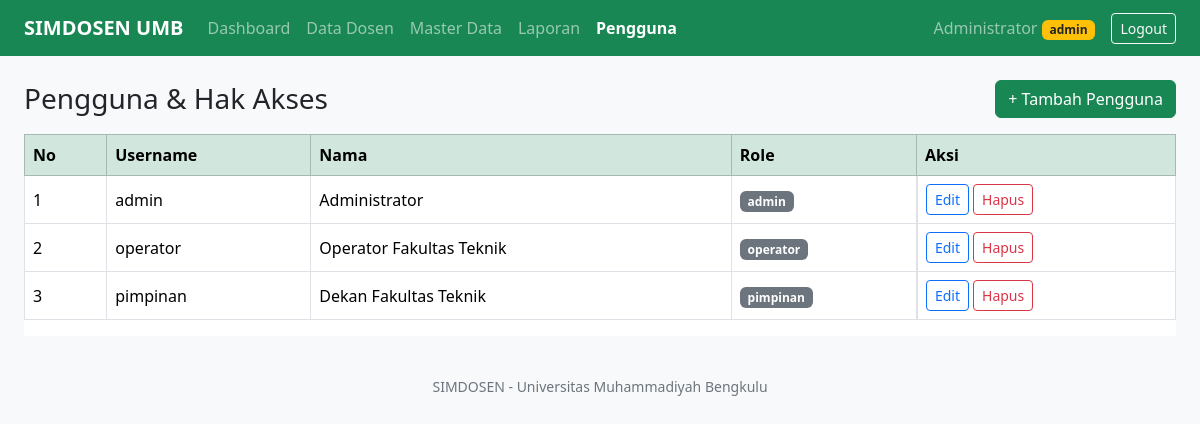
/users.php (signed in), run on the app's committed database.
### tables this page shows
CREATE TABLE users (
  id INT AUTO_INCREMENT PRIMARY KEY,
  username VARCHAR(50) NOT NULL UNIQUE,
  password VARCHAR(255) NOT NULL,
  nama VARCHAR(100) NOT NULL,
  role_id INT NOT NULL,
  api_token VARCHAR(64) NULL,
  created_at TIMESTAMP DEFAULT CURRENT_TIMESTAMP,
  FOREIGN KEY (role_id) REFERENCES roles(id)
);

CREATE TABLE roles (
  id INT AUTO_INCREMENT PRIMARY KEY,
  nama VARCHAR(30) NOT NULL UNIQUE,
  keterangan VARCHAR(150)
);

### includes/auth.php (called while the page is built, shortened)
<?php
require_once __DIR__.'/koneksi.php';
function current_user(): ?array { return $_SESSION['user'] ?? null; }
function role_can(string $role, string $perm): bool { return in_array($perm, PERMISSIONS[$role] ?? [], true); }
function can(string $perm): bool { $u = current_user(); return $u !== null && role_can($u['role'], $perm); }

### includes/koneksi.php (called while the page is built, shortened)
<?php
function db(): PDO {
  static $pdo = null;
  if (!$pdo) {
    try {
      $pdo = new PDO('mysql:host='.DB_HOST.';dbname='.DB_NAME.';charset=utf8mb4', DB_USER, DB_PASS, [
        PDO::ATTR_ERRMODE => PDO::ERRMODE_EXCEPTION,
        PDO::ATTR_DEFAULT_FETCH_MODE => PDO::FETCH_ASSOC,
      ]);
    } catch (PDOException $e) {
      http_response_code(500);
      header('Content-Type: text/plain; charset=utf-8');
      exit('Koneksi database gagal: '.$e->getMessage());
    }
  }
  return $pdo;
}
function h($s): string { return htmlspecialchars((string)$s, ENT_QUOTES, 'UTF-8'); }

### users.php (the view, shortened to what this page needs)
<?php
require_once __DIR__.'/includes/auth.php';
$rows = db()->query('SELECT u.id, u.username, u.nama, r.nama AS role FROM users u JOIN roles r ON r.id = u.role_id ORDER BY u.id')->fetchAll();
require __DIR__.'/includes/header.php';
?>
<div class="d-flex justify-content-between align-items-center mb-3">
  <h3 class="mb-0">Pengguna & Hak Akses</h3><a class="btn btn-success" href="user_form.php">+ Tambah Pengguna</a>
</div>
<div class="table-responsive bg-white"><table class="table table-bordered align-middle">
<thead class="table-success"><tr><th>No</th><th>Username</th><th>Nama</th><th>Role</th><th>Aksi</th></tr></thead>
<?php foreach ($rows as $i => $r): ?>
<tr><td><?= $i + 1 ?></td><td><?= h($r['username']) ?></td><td><?= h($r['nama']) ?></td><td><span class="badge text-bg-secondary"><?= h($r['role']) ?></span></td>
<td class="d-flex gap-1"><a class="btn btn-sm btn-outline-primary" href="user_form.php?id=<?= $r['id'] ?>">Edit</a>
<form method="post" onsubmit="return confirm('Hapus pengguna ini?')"><?= csrf_field() ?><input type="hidden" name="id" value="<?= $r['id'] ?>"><button class="btn btn-sm btn-outline-danger">Hapus</button></form></td></tr>
<?php endforeach; ?>
</table></div>
<?php require __DIR__.'/includes/footer.php'; ?>

### includes/header.php (shortened to what this page needs)
<?php
$u = current_user();
$halaman = basename($_SERVER['PHP_SELF']);
function nav_item(string $file, string $label, string $perm, string $halaman, array $alias = []): void {
  $aktif = $halaman === $file || in_array($halaman, $alias, true);
  echo '<li class="nav-item"><a class="nav-link'.($aktif ? ' active fw-semibold' : '').'" href="'.$file.'">'.$label.'</a></li>';
}
?><!DOCTYPE html>
<html lang="id"><head>
<link href="https://cdn.jsdelivr.net/npm/bootstrap@5.3.3/dist/css/bootstrap.min.css" rel="stylesheet">
</head><body class="bg-light">
<nav class="navbar navbar-expand-lg navbar-dark bg-success d-print-none">
<div class="container-fluid px-4">
  <a class="navbar-brand fw-bold" href="dashboard.php">SIMDOSEN UMB</a>
  <div class="collapse navbar-collapse" id="nav">
    <ul class="navbar-nav me-auto">
      <?php
      nav_item('dashboard.php', 'Dashboard', 'dashboard', $halaman);
      nav_item('users.php', 'Pengguna', 'users.manage', $halaman, ['user_form.php']);
      ?>
    </ul>
    <span class="navbar-text me-3"><?= h($u['nama'] ?? '') ?> <span class="badge bg-warning text-dark"><?= h($u['role'] ?? '') ?></span></span>
    <a class="btn btn-sm btn-outline-light" href="logout.php">Logout</a>
  </div>
</div></nav>
<main class="container-fluid px-4 py-4">

### data on the page
users: nama "Administrator", username "admin", role.nama "admin"
roles: nama "admin"
users: username "operator", nama "Operator Fakultas Teknik", role.nama "operator"
users: username "pimpinan", nama "Dekan Fakultas Teknik", role.nama "pimpinan"

### other printed values
$label "Dashboard Data Dosen Master Data Laporan Pengguna"
